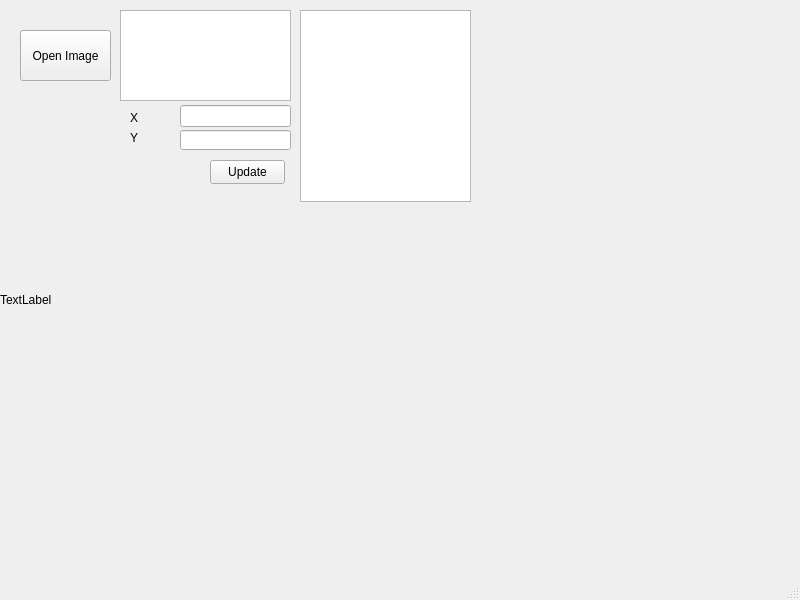
<?xml version="1.0" encoding="UTF-8"?>
<ui version="4.0">
 <class>MainWindow</class>
 <widget class="QMainWindow" name="MainWindow">
  <property name="geometry">
   <rect>
    <x>0</x>
    <y>0</y>
    <width>800</width>
    <height>600</height>
   </rect>
  </property>
  <property name="sizePolicy">
   <sizepolicy hsizetype="Ignored" vsizetype="Ignored">
    <horstretch>0</horstretch>
    <verstretch>0</verstretch>
   </sizepolicy>
  </property>
  <property name="windowTitle">
   <string>MainWindow</string>
  </property>
  <property name="styleSheet">
   <string notr="true"/>
  </property>
  <widget class="QWidget" name="centralwidget">
   <widget class="QPushButton" name="pushButton">
    <property name="geometry">
     <rect>
      <x>20</x>
      <y>30</y>
      <width>91</width>
      <height>51</height>
     </rect>
    </property>
    <property name="text">
     <string>Open Image</string>
    </property>
   </widget>
   <widget class="MyCustomLable" name="label">
    <property name="geometry">
     <rect>
      <x>0</x>
      <y>0</y>
      <width>800</width>
      <height>600</height>
     </rect>
    </property>
    <property name="sizePolicy">
     <sizepolicy hsizetype="Expanding" vsizetype="Expanding">
      <horstretch>0</horstretch>
      <verstretch>0</verstretch>
     </sizepolicy>
    </property>
    <property name="text">
     <string>TextLabel</string>
    </property>
   </widget>
   <widget class="QListWidget" name="listWidget">
    <property name="geometry">
     <rect>
      <x>120</x>
      <y>10</y>
      <width>171</width>
      <height>91</height>
     </rect>
    </property>
   </widget>
   <widget class="QListWidget" name="listWidget_2">
    <property name="geometry">
     <rect>
      <x>300</x>
      <y>10</y>
      <width>171</width>
      <height>192</height>
     </rect>
    </property>
   </widget>
   <widget class="QLineEdit" name="lineEdit">
    <property name="geometry">
     <rect>
      <x>180</x>
      <y>105</y>
      <width>111</width>
      <height>22</height>
     </rect>
    </property>
   </widget>
   <widget class="QLineEdit" name="lineEdit_2">
    <property name="geometry">
     <rect>
      <x>180</x>
      <y>130</y>
      <width>111</width>
      <height>20</height>
     </rect>
    </property>
   </widget>
   <widget class="QLabel" name="label_2">
    <property name="geometry">
     <rect>
      <x>130</x>
      <y>110</y>
      <width>49</width>
      <height>16</height>
     </rect>
    </property>
    <property name="text">
     <string>X</string>
    </property>
   </widget>
   <widget class="QLabel" name="label_3">
    <property name="geometry">
     <rect>
      <x>130</x>
      <y>130</y>
      <width>49</width>
      <height>16</height>
     </rect>
    </property>
    <property name="text">
     <string>Y</string>
    </property>
   </widget>
   <widget class="QPushButton" name="pushButton_2">
    <property name="geometry">
     <rect>
      <x>210</x>
      <y>160</y>
      <width>75</width>
      <height>24</height>
     </rect>
    </property>
    <property name="text">
     <string>Update</string>
    </property>
   </widget>
   <zorder>label</zorder>
   <zorder>pushButton</zorder>
   <zorder>listWidget</zorder>
   <zorder>listWidget_2</zorder>
   <zorder>lineEdit</zorder>
   <zorder>lineEdit_2</zorder>
   <zorder>label_2</zorder>
   <zorder>label_3</zorder>
   <zorder>pushButton_2</zorder>
  </widget>
  <widget class="QMenuBar" name="menubar">
   <property name="geometry">
    <rect>
     <x>0</x>
     <y>0</y>
     <width>800</width>
     <height>22</height>
    </rect>
   </property>
  </widget>
  <widget class="QStatusBar" name="statusbar"/>
 </widget>
 <customwidgets>
  <customwidget>
   <class>MyCustomLable</class>
   <extends>QLabel</extends>
   <header location="global">mycustomlable.h</header>
  </customwidget>
 </customwidgets>
 <resources/>
 <connections/>
</ui>
